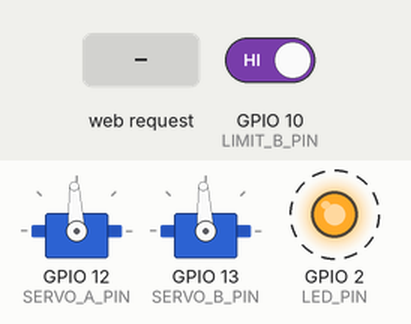
Simulated run of this sketch. Board: ESP32-S3. Parts: 2 × servo, output pins drawn as LEDs (lit = HIGH). Dashed ring = blinking. Inputs (shaded band) come from the test bench; at power-on: GPIO 10 (LIMIT_B_PIN) HIGH. Servo pulses on a pin are drawn as a servo (544–2400 µs = 0–180°); what the sketch prints to the serial monitor is not drawn.

Above: at 3.5 s.
3.6 s: HTTP request GET /cmd?mod=1&pwm=1&ms=1 received
At 5.3 s:
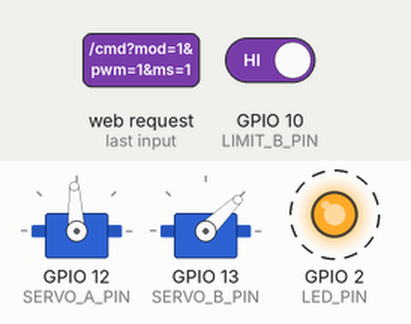
6.6 s: HTTP request GET /timed?mod=1&pwm=1&ms=1 received
At 7.8 s:
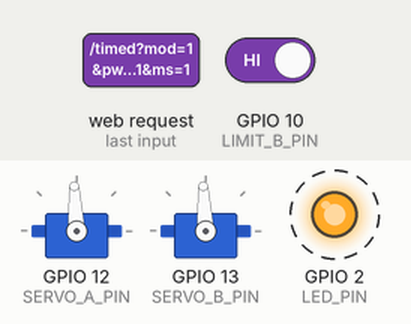
8.1 s: HTTP request GET /cmd?mod=120&pwm=120&ms=120 received
At 8.5 s:
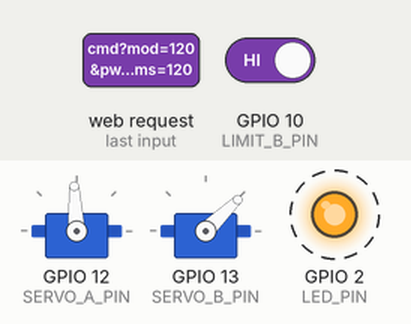
11.1 s: GPIO 10 (LIMIT_B_PIN) driven LOW
At 12.0 s:
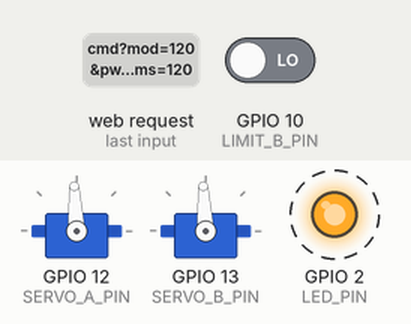
Timing chart, 0 to 13.6 s (numbered marks = the images above; inputs shaded):
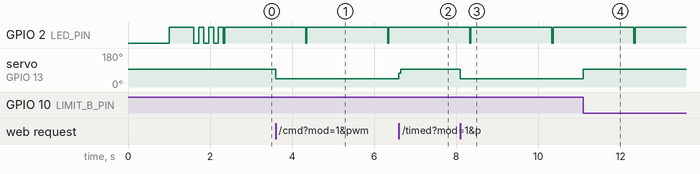

Measured:
- after the input at 3.6 s, servo on GPIO 13 (SERVO_B_PIN): 93° → 44° at once
- after the input at 6.6 s, servo on GPIO 13 (SERVO_B_PIN): 44° → 93° at once
- after the input at 8.1 s, servo on GPIO 13 (SERVO_B_PIN): 93° → 44° at once
- after the input at 11.1 s, servo on GPIO 13 (SERVO_B_PIN): 44° → 93° at once
- by itself, GPIO 2 (LED_PIN): alternates HIGH for 2.0 s and LOW for 0.03 s

The sketch:

servo_cal_final.ino
```cpp
/**
 * Smart Launcher — Servo Calibrator FINAL v3
 * Board  : ESP32 Wrover Module
 * Fix    : HTML served in chunks to avoid PROGMEM stack overflow
 *          Added startup delay matching working debug sketch
 */

#include <Arduino.h>
#include <WiFi.h>
#include <WebServer.h>

#define SERVO_A_PIN   12
#define SERVO_B_PIN   13
#define LIMIT_A_PIN    9
#define LIMIT_B_PIN   10
#define LED_PIN        2
#define SERVO_FREQ    50
#define SERVO_BITS    16

const char* SSID = "SmartLauncher";
WebServer server(80);

int  pwmA = 1500, pwmB = 1500;
bool runA = false, runB = false;
bool     timedActive = false;
uint8_t  timedPin    = SERVO_A_PIN;
bool*    timedFlag   = nullptr;
uint32_t timedStart  = 0;
uint32_t timedMs     = 0;

void servoWrite(uint8_t pin, int us) {
    uint32_t duty = (uint32_t)constrain(us,500,2500) * 65535UL / 20000UL;
    ledcWrite(pin, duty);
}

// ── HTML split into 3 parts to avoid large PROGMEM block ─────────
// Part 1: head + styles
static const char HTML1[] =
"<!DOCTYPE html><html lang='en'><head>"
"<meta charset='UTF-8'>"
"<meta name='viewport' content='width=device-width,initial-scale=1'>"
"<title>Servo Calibrator</title><style>"
"*{box-sizing:border-box;margin:0;padding:0}"
"body{font-family:sans-serif;background:#0f1117;color:#e0e0e0;padding:14px}"
"h1{color:#4ade80;text-align:center;font-size:1.2rem;margin-bottom:2px}"
".sub{text-align:center;color:#6b7280;font-size:.72rem;margin-bottom:14px}"
".grid{display:grid;grid-template-columns:1fr 1fr;gap:10px;max-width:680px;margin:0 auto}"
".card{background:#1c1f26;border:1px solid #2a2d35;border-radius:12px;padding:16px}"
".card h2{font-size:.88rem;color:#93c5fd;margin-bottom:12px}"
".badge{display:inline-block;padding:3px 10px;border-radius:20px;font-size:.68rem;font-weight:700;margin-bottom:10px}"
".s-stop{background:#374151;color:#9ca3af}.s-open{background:#166534;color:#4ade80}"
".s-close{background:#7c2d12;color:#fb923c}.s-timed{background:#1e3a5f;color:#60a5fa}"
".pwm-val{font-size:1.9rem;font-weight:700;color:#f9fafb;text-align:center;margin:4px 0 2px}"
".pwm-unit{font-size:.68rem;color:#6b7280;text-align:center;margin-bottom:10px}"
"input[type=range]{width:100%;accent-color:#4ade80;margin-bottom:10px}"
".btns{display:grid;grid-template-columns:1fr 1fr 1fr;gap:5px;margin-bottom:8px}"
"button{padding:10px 0;border:none;border-radius:8px;font-size:.78rem;font-weight:700;cursor:pointer}"
".b-o{background:#166534;color:#4ade80}.b-s{background:#374151;color:#e5e7eb}"
".b-c{background:#7c2d12;color:#fb923c}.b-t{background:#1e3a5f;color:#60a5fa;width:100%;padding:9px 0;margin-top:4px}"
".ms-row{display:flex;gap:6px;align-items:center;margin-top:6px}"
".ms-row input[type=number]{flex:1;padding:7px;background:#111318;border:1px solid #2a2d35;border-radius:6px;color:#f9fafb;font-size:.85rem;text-align:center}"
".ms-row label{font-size:.7rem;color:#6b7280}"
".pbar{width:100%;height:4px;background:#1f2937;border-radius:2px;margin-top:8px;overflow:hidden;display:none}"
".pfill{height:100%;background:#60a5fa;width:0%}"
".sw-bar{max-width:680px;margin:10px auto 0;background:#1c1f26;border:1px solid #2a2d35;border-radius:12px;padding:12px}"
".sw-bar h2{font-size:.78rem;color:#6b7280;margin-bottom:8px}"
".sw-row{display:flex;gap:20px;align-items:center}"
".sw{display:flex;align-items:center;gap:8px;font-size:.78rem}"
".dot{width:12px;height:12px;border-radius:50%;background:#374151;transition:.2s}"
".dot.clear{background:#4ade80}.dot.hit{background:#a855f7;box-shadow:0 0 6px #a855f7}"
".up{margin-left:auto;font-size:.68rem;color:#374151}"
".log{max-width:680px;margin:10px auto 0;background:#1c1f26;border:1px solid #2a2d35;border-radius:12px;padding:12px;max-height:140px;overflow-y:auto}"
".log h2{font-size:.78rem;color:#6b7280;margin-bottom:6px}"
".le{font-size:.68rem;font-family:monospace;color:#a3e635;padding:2px 0;border-bottom:1px solid #1a1e27}"
".hint{max-width:680px;margin:10px auto 0;background:#1c1f26;border:1px solid #2a2d35;border-radius:10px;padding:12px;font-size:.7rem;color:#6b7280;line-height:1.7}"
".hint b{color:#93c5fd}"
"</style></head><body>"
"<h1>&#x1F680; Servo Calibrator</h1>"
"<p class='sub'>ESP32 WROVER-E &nbsp;&#183;&nbsp; GPIO 12/13 &nbsp;&#183;&nbsp; 192.168.4.1</p>";

// Part 2: HTML body (cards + switches + log)
static const char HTML2[] =
"<div class='grid'>"
"<div class='card'><h2>MODULE A <span style='color:#374151;font-size:.66rem'>GPIO 12</span></h2>"
"<span id='bdgA' class='badge s-stop'>STOP</span>"
"<div class='pwm-val' id='pvA'>1500</div><div class='pwm-unit'>us</div>"
"<input type='range' id='slA' min='1000' max='2000' value='1500' step='10' oninput='slMove(\"A\",this.value)' onchange='slDrop(\"A\",this.value)'>"
"<div class='btns'>"
"<button class='b-o' onclick='cmd(\"A\",1700,\"OPEN\")'>&#9654; OPEN</button>"
"<button class='b-s' onclick='cmd(\"A\",1500,\"STOP\")'>&#9632; STOP</button>"
"<button class='b-c' onclick='cmd(\"A\",1300,\"CLOSE\")'>&#9664; CLOSE</button></div>"
"<div class='ms-row'><input type='number' id='msA' value='350' min='50' max='9000' step='10'><label>ms</label></div>"
"<button class='b-t' onclick='timed(\"A\")'>&#9201; TIMED RUN</button>"
"<div class='pbar' id='pbA'><div class='pfill' id='pfA'></div></div></div>"
"<div class='card'><h2>MODULE B <span style='color:#374151;font-size:.66rem'>GPIO 13</span></h2>"
"<span id='bdgB' class='badge s-stop'>STOP</span>"
"<div class='pwm-val' id='pvB'>1500</div><div class='pwm-unit'>us</div>"
"<input type='range' id='slB' min='1000' max='2000' value='1500' step='10' oninput='slMove(\"B\",this.value)' onchange='slDrop(\"B\",this.value)'>"
"<div class='btns'>"
"<button class='b-o' onclick='cmd(\"B\",1300,\"OPEN\")'>&#9654; OPEN</button>"
"<button class='b-s' onclick='cmd(\"B\",1500,\"STOP\")'>&#9632; STOP</button>"
"<button class='b-c' onclick='cmd(\"B\",1700,\"CLOSE\")'>&#9664; CLOSE</button></div>"
"<div class='ms-row'><input type='number' id='msB' value='350' min='50' max='9000' step='10'><label>ms</label></div>"
"<button class='b-t' onclick='timed(\"B\")'>&#9201; TIMED RUN</button>"
"<div class='pbar' id='pbB'><div class='pfill' id='pfB'></div></div></div></div>"
"<div class='sw-bar'><h2>LIMIT SWITCHES</h2><div class='sw-row'>"
"<div class='sw'><div id='dotA' class='dot'></div>Module A (GPIO 9)</div>"
"<div class='sw'><div id='dotB' class='dot'></div>Module B (GPIO 10)</div>"
"<div class='up' id='up'>--</div></div></div>"
"<div class='log'><h2>EVENT LOG</h2><div id='log'></div></div>"
"<div class='hint'><b>Calibration:</b><br>"
"1. Mark rack with pen &rarr; enter ms &rarr; press TIMED RUN.<br>"
"2. Measure displacement. New ms = 350 &times; (35 &divide; measured mm).<br>"
"3. Repeat until rack moves exactly 35 mm.<br>"
"4. Use slider to find true STOP (servo fully still).</div>";

// Part 3: JavaScript
static const char HTML3[] =
"<script>"
"let pA=1500,pB=1500,lA=false,lB=false;"
"function ts(){return new Date().toLocaleTimeString();}"
"function log(m,c){const d=document.getElementById('log');const e=document.createElement('div');"
"e.className='le';e.style.color=c||'#a3e635';e.textContent='['+ts()+'] '+m;d.prepend(e);"
"if(d.children.length>60)d.removeChild(d.lastChild);}"
"function badge(mod,lbl,cls){const el=document.getElementById('bdg'+mod);el.textContent=lbl;el.className='badge '+cls;}"
"function slMove(mod,v){v=parseInt(v);"
"if(mod==='A'){pA=v;document.getElementById('pvA').textContent=v;}"
"else{pB=v;document.getElementById('pvB').textContent=v;}}"
"async function slDrop(mod,v){v=parseInt(v);"
"const lbl=v===1500?'STOP':v>1500?'OPEN':'CLOSE';"
"const cls=v===1500?'s-stop':v>1500?'s-open':'s-close';"
"badge(mod,lbl,cls);log('Mod '+mod+' slider '+v+'us');"
"await fetch('/cmd?mod='+mod+'&pwm='+v).catch(()=>log('error','#f87171'));}"
"async function cmd(mod,pwm,lbl){"
"const cls=lbl==='STOP'?'s-stop':lbl==='OPEN'?'s-open':'s-close';"
"if(mod==='A'){pA=pwm;document.getElementById('slA').value=pwm;document.getElementById('pvA').textContent=pwm;}"
"else{pB=pwm;document.getElementById('slB').value=pwm;document.getElementById('pvB').textContent=pwm;}"
"badge(mod,lbl,cls);log('Mod '+mod+' '+pwm+'us ('+lbl+')');"
"await fetch('/cmd?mod='+mod+'&pwm='+pwm).catch(()=>log('error','#f87171'));}"
"async function timed(mod){"
"const ms=parseInt(document.getElementById('ms'+mod).value);"
"if(isNaN(ms)||ms<50||ms>9000){log('ms must be 50-9000','#f87171');return;}"
"const op=mod==='A'?1700:1300;"
"badge(mod,'TIMED','s-timed');"
"log('Mod '+mod+' TIMED '+ms+'ms @ '+op+'us','#60a5fa');"
"const pb=document.getElementById('pb'+mod);const pf=document.getElementById('pf'+mod);"
"pb.style.display='block';pf.style.width='0%';"
"await fetch('/timed?mod='+mod+'&ms='+ms).catch(()=>log('error','#f87171'));"
"const t0=Date.now();"
"const iv=setInterval(()=>{"
"const pct=Math.min(100,(Date.now()-t0)/ms*100);pf.style.width=pct+'%';"
"if(pct>=100){clearInterval(iv);"
"setTimeout(()=>{pb.style.display='none';pf.style.width='0%';},700);"
"badge(mod,'STOP','s-stop');"
"const sl=document.getElementById('sl'+mod);const pv=document.getElementById('pv'+mod);"
"sl.value=1500;pv.textContent=1500;"
"if(mod==='A')pA=1500;else pB=1500;"
"log('Mod '+mod+' DONE ('+ms+'ms) measure rack now!','#4ade80');}},50);}"
"async function poll(){"
"try{const j=await(await fetch('/status')).json();"
"const nA=j.lA?'hit':'clear';const nB=j.lB?'hit':'clear';"
"if(j.lA&&!lA)log('Module A LIMIT HIT','#a855f7');"
"if(j.lB&&!lB)log('Module B LIMIT HIT','#a855f7');"
"lA=j.lA;lB=j.lB;"
"document.getElementById('dotA').className='dot '+nA;"
"document.getElementById('dotB').className='dot '+nB;"
"document.getElementById('up').textContent='up '+j.up+'s';"
"}catch(e){}}"
"setInterval(poll,350);"
"log('Connected - WROVER-E ready');"
"</script></body></html>";

// ── HTTP handlers ─────────────────────────────────────────────────
void handleRoot() {
    // Stream HTML in 3 parts — avoids single large send buffer
    server.setContentLength(strlen(HTML1) + strlen(HTML2) + strlen(HTML3));
    server.send(200, "text/html", "");
    server.sendContent(HTML1);
    server.sendContent(HTML2);
    server.sendContent(HTML3);
}

void handleCmd() {
    if (!server.hasArg("mod") || !server.hasArg("pwm")) {
        server.send(400, "text/plain", "bad"); return;
    }
    String mod = server.arg("mod");
    int    pwm = constrain(server.arg("pwm").toInt(), 1000, 2000);
    if (mod == "A") { pwmA=pwm; runA=(pwm!=1500); servoWrite(SERVO_A_PIN,pwm); }
    else            { pwmB=pwm; runB=(pwm!=1500); servoWrite(SERVO_B_PIN,pwm); }
    Serial.printf("[CMD] %s %d us\n", mod.c_str(), pwm);
    server.send(200, "text/plain", "ok");
}

void handleTimed() {
    if (!server.hasArg("mod") || !server.hasArg("ms")) {
        server.send(400, "text/plain", "bad"); return;
    }
    String   mod   = server.arg("mod");
    uint32_t ms    = constrain((uint32_t)server.arg("ms").toInt(), 50, 9000);
    int      openPW= (mod=="A") ? 1700 : 1300;
    timedPin       = (mod=="A") ? SERVO_A_PIN : SERVO_B_PIN;
    timedFlag      = (mod=="A") ? &runA : &runB;
    timedMs        = ms;
    timedStart     = millis();
    timedActive    = true;
    servoWrite(timedPin, openPW);
    if (timedFlag) *timedFlag = true;
    Serial.printf("[TIMED] %s %d us for %lu ms\n", mod.c_str(), openPW, ms);
    server.send(200, "text/plain", "ok");
}

void handleStatus() {
    bool lA = (digitalRead(LIMIT_A_PIN) == LOW);
    bool lB = (digitalRead(LIMIT_B_PIN) == LOW);
    if (lA && runA) { servoWrite(SERVO_A_PIN,1500); pwmA=1500; runA=false; timedActive=false; }
    if (lB && runB) { servoWrite(SERVO_B_PIN,1500); pwmB=1500; runB=false; timedActive=false; }
    String j = "{\"lA\":"  + String(lA?"true":"false") +
               ",\"lB\":"  + String(lB?"true":"false") +
               ",\"up\":"  + String(millis()/1000) + "}";
    server.send(200, "application/json", j);
}

// ── Setup ─────────────────────────────────────────────────────────
void setup() {
    Serial.begin(115200);
    delay(1000);   // ← same delay as working debug sketch
    Serial.println("\n=== Servo Calibrator v3 — WROVER-E ===");

    Serial.println("[1] GPIO init");
    pinMode(LED_PIN,     OUTPUT);
    pinMode(LIMIT_A_PIN, INPUT_PULLUP);
    pinMode(LIMIT_B_PIN, INPUT_PULLUP);
    digitalWrite(LED_PIN, HIGH);

    Serial.println("[2] LEDC attach");
    ledcAttach(SERVO_A_PIN, SERVO_FREQ, SERVO_BITS);
    ledcAttach(SERVO_B_PIN, SERVO_FREQ, SERVO_BITS);
    servoWrite(SERVO_A_PIN, 1500);
    servoWrite(SERVO_B_PIN, 1500);

    Serial.println("[3] WiFi AP");
    WiFi.mode(WIFI_AP);
    delay(100);
    WiFi.softAP(SSID, "");
    delay(500);
    Serial.printf("[4] IP: %s\n", WiFi.softAPIP().toString().c_str());

    Serial.println("[5] HTTP server");
    server.on("/",       handleRoot);
    server.on("/cmd",    handleCmd);
    server.on("/timed",  handleTimed);
    server.on("/status", handleStatus);
    server.begin();

    Serial.println("[6] Ready — connect to SmartLauncher → http://192.168.4.1");

    for (int i = 0; i < 3; i++) {
        digitalWrite(LED_PIN, LOW);  delay(120);
        digitalWrite(LED_PIN, HIGH); delay(120);
    }
}

// ── Loop ──────────────────────────────────────────────────────────
void loop() {
    server.handleClient();

    if (timedActive && millis() - timedStart >= timedMs) {
        servoWrite(timedPin, 1500);
        if (timedFlag) *timedFlag = false;
        timedActive = false;
        Serial.printf("[TIMED] done %lu ms\n", timedMs);
    }
    if (runA && digitalRead(LIMIT_A_PIN)==LOW) {
        servoWrite(SERVO_A_PIN,1500); pwmA=1500; runA=false; timedActive=false;
        Serial.println("[LIM] A stop");
    }
    if (runB && digitalRead(LIMIT_B_PIN)==LOW) {
        servoWrite(SERVO_B_PIN,1500); pwmB=1500; runB=false; timedActive=false;
        Serial.println("[LIM] B stop");
    }
    static uint32_t t=0;
    if (millis()-t>2000) {
        t=millis();
        digitalWrite(LED_PIN,LOW); delay(30);
        digitalWrite(LED_PIN,HIGH);
    }
}
```
